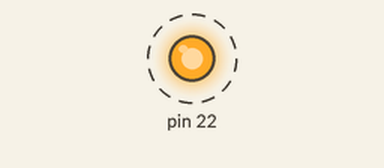
Simulated run of this program. Board: Raspberry Pi (header pin numbers). Shown: output pins drawn as LEDs (lit = HIGH). Dashed ring = blinking.

Above: at 0.5 s.
Timing chart, 0 to 4.6 s (numbered marks = the images above):
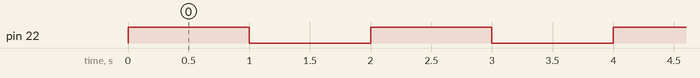

Measured:
- by itself, pin 22: alternates HIGH for 1.0 s and LOW for 1.0 s

The program:

FirstTranny.py
```python
'''
Created on 2 Aug 2012

@author: Jamie
'''
import RPi.GPIO as GPIO
from time import sleep

GPIO.setmode(GPIO.BOARD)
GPIO.setup (22, GPIO.OUT)

while 1:
    GPIO.output (22, True)
    sleep(1)
    GPIO.output (22, False)
    sleep(1)
```
